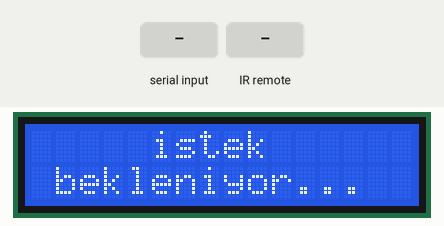
This sketch was run on a simulated TI MSP430 LaunchPad. Shown: 16×2 character LCD. The inputs (shaded band) are chosen by the test bench.

Above: at 1.2 s.
1.3 s: "0\n" received over Serial
At 2.5 s:
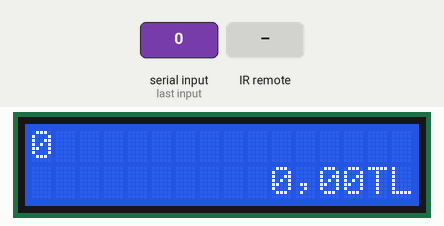
2.8 s: infrared code 0xFF30CF received
At 3.5 s:
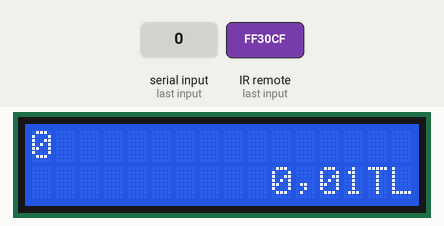
Timing chart, 0 to 5.8 s (numbered marks = the images above; inputs shaded):
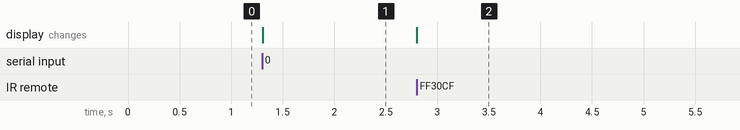

The sketch:

FiyatSistemi.ino
```cpp
#include <IRremote.h>
#include <LiquidCrystal.h>

IRrecv irrecv(P2_1);
decode_results results;
LiquidCrystal lcd(P2_7, P2_6, P1_4, P1_5, P1_6, P1_7);


String amount = "00000000000000";
String formated = "00000000000000000";

String question = "________________";
char irChar;

char serialChar;

boolean isAvailable;

void setup()
{
    Serial.begin(9600);
    irrecv.enableIRIn();
    lcd.begin(16,2);
    waitQuestion();
}

void loop()
{
    if(isAvailable)
      checkSerial();
    else{
        abortSerial();
        checkIR();
    }
}

void checkSerial(){
    if(Serial.available() > 0){
      serialChar = Serial.read();
      if(serialChar == 10){
        printQuestion();
      }
      else
        question += serialChar;
    }
}

void abortSerial(){
    if(Serial.available() > 0){
      serialChar = Serial.read();
      if(serialChar == 10){
       Serial.println("HATA : Onceki isteginizin sonuclanmasini bekleyin.");
      }
    }
}

void printQuestion(){
    if(question != ""){
      lcd.clear();
      lcd.print(question);
      isAvailable = false;
      printAmount();
    }
}

void checkIR(){
   if (irrecv.decode(&results)) {
       switch(results.value){
            case 0xFF6897:
              irChar =   '0';
            break;
            case 0xFF30CF:
              irChar =   '1';
            break;
            case 0xFF18E7:
              irChar =   '2';
            break;
            case 0xFF7A85:
              irChar =   '3';
            break;
            case 0xFF10EF:
              irChar =   '4';
            break;
            case 0xFF38C7:
              irChar =   '5';
            break;
            case 0xFF5AA5:
              irChar =   '6';
            break;
            case 0xFF42BD:
              irChar =   '7';
            break;
            case 0xFF4AB5:
              irChar =   '8';
            break;
            case 0xFF52AD:
              irChar =   '9';
            break;
            case 0xFFC23D:
              sendAnswer();
            break;
            case 0xFF22DD:
              amount.remove(amount.length() - 1);
              printAmount();
            default:
              irChar = 0;
            break;
       }

       if(irChar > 0){ // ir karakter gercekse
         if(amount.length() == 0 && irChar == '0'){ // kuruş haricindeki ilk deger basamagi
           // işlem yapma
         }
         else if(amount.length() < 11) {// max 10 basamak olacak sekilde ekle
             amount.concat(irChar);
         }

           printAmount();
       }

       irrecv.resume();
     }
}

void printAmount(){
    lcd.setCursor(0,1);
    lcd.print("             ");
    formatAmount();
    lcd.setCursor(14 - formated.length(),1);
    lcd.print(formated);
    lcd.print("TL");

}

void formatAmount(){
    formated = "";
    int size = amount.length();
    if (size < 3){
      formated += "0,";
      if(amount.charAt(0) != '\0'){
        if(amount.charAt(1) != '\0')
          formated += amount.charAt(1);
        else
          formated += "0";
        formated += amount.charAt(0);
      }
      else
        formated += "00";
    }
    else
      for(int i= 0; i < size ;i++)
        {
          if(i == (amount.length() - 2)) // kuruş
            formated += ",";
          else if((i % 3) == (amount.length() + 1) % 3 && i) // kuruş
            formated += ".";

          formated += amount.charAt(i);
        }
}

void waitQuestion(){
    amount = "";
    question = "";
    serialChar = 10;
    irChar = 0;
    isAvailable = true;

    lcd.setCursor(0,0);
    lcd.print("     istek      ");
    lcd.setCursor(0,1);
    lcd.print(" bekleniyor...  ");
}

void sendAnswer(){
      Serial.print("Girilen Tutar : ");
      formatAmount();
      Serial.print(formated);
      Serial.println(" TL");
      waitQuestion();
}
```

Measured:
- after the input at 1.3 s, the display: changes at once (image 1)
- after the input at 2.8 s, the display: changes at once (image 2)
